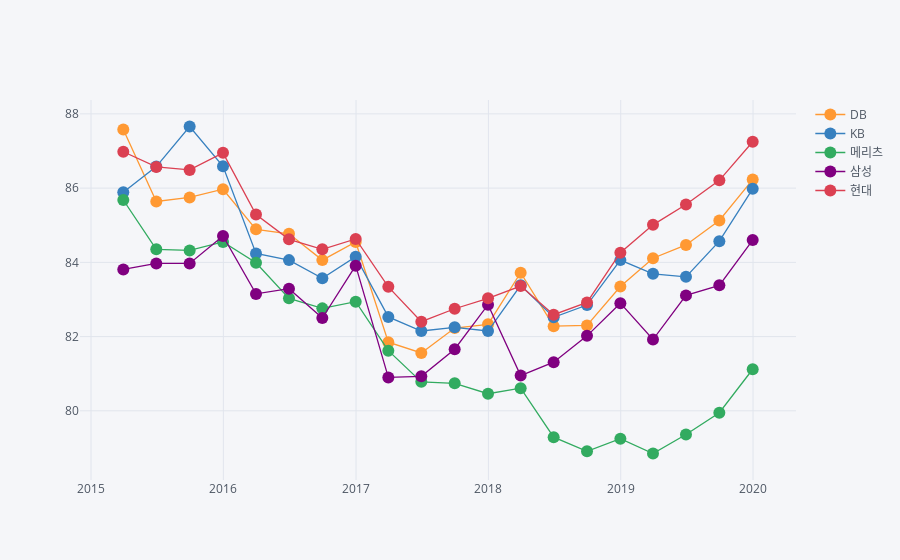

The notebook cell this image was saved under:
### Code cell
# 손해율
company_list = {'0010633': '삼성', '0010636': 'DB', '0010634': '현대', '0010635': 'KB', '0010626': '메리츠'}

service_code = 'statisticsInfoSearch'
params = {
    'listNo': 'SI136',
    'term': 'Q',
    'startBaseMm': '201501',
    'endBaseMm': '201912',
}

loss_ratio = []
for company in company_list.keys():
    params['financeCd'] = company
    loss_ratio.append(pd.DataFrame(get_data(service_code, params)['result']['list']))
loss_ratio = pd.concat(loss_ratio).query('account_cd == "D"').reset_index(drop=True)
loss_ratio['finance_nm'] = loss_ratio['finance_cd'].apply(lambda x: company_list.get(x))
columns = dict(map(lambda x: (x['column_id'], x['column_nm']), get_data(service_code, params)['result']['description']))
loss_ratio.columns = list(map(lambda x: columns.get(x, x), loss_ratio.columns))
loss_ratio['base_month'] = loss_ratio['base_month'].apply(lambda x: datetime(int(x[:4]), int(x[-2:]), 1) + relativedelta(months=1, days=-1))
loss_ratio['비율'] = loss_ratio['비율'].astype(float)
loss_ratio = loss_ratio.pivot_table(index='base_month', columns='finance_nm', values='비율', aggfunc=np.sum)
loss_ratio.iplot(kind='line', mode='lines+markers')

### Figure 1 — Plotly figure (JSON) as saved in the notebook; plotly's stock layout.template omitted (floating-point values rounded to 4 significant figures)
{"data": [{"line": {"color": "rgba(255, 153, 51, 1.0)", "dash": "solid", "shape": "linear", "width": 1.3}, "marker": {"size": 12, "symbol": "circle"}, "mode": "lines+markers", "name": "DB", "text": "", "type": "scatter", "x": ["2015-03-31", "2015-06-30", "2015-09-30", "2015-12-31", "2016-03-31", "2016-06-30", "2016-09-30", "2016-12-31", "2017-03-31", "2017-06-30", "2017-09-30", "2017-12-31", "2018-03-31", "2018-06-30", "2018-09-30", "2018-12-31", "2019-03-31", "2019-06-30", "2019-09-30", "2019-12-31"], "y": [87.58, 85.64, 85.75, 85.97, 84.89, 84.77, 84.06, 84.55, 81.85, 81.56, 82.23, 82.33, 83.72, 82.28, 82.3, 83.35, 84.11, 84.47, 85.13, 86.23]}, {"line": {"color": "rgba(55, 128, 191, 1.0)", "dash": "solid", "shape": "linear", "width": 1.3}, "marker": {"size": 12, "symbol": "circle"}, "mode": "lines+markers", "name": "KB", "text": "", "type": "scatter", "x": ["2015-03-31", "2015-06-30", "2015-09-30", "2015-12-31", "2016-03-31", "2016-06-30", "2016-09-30", "2016-12-31", "2017-03-31", "2017-06-30", "2017-09-30", "2017-12-31", "2018-03-31", "2018-06-30", "2018-09-30", "2018-12-31", "2019-03-31", "2019-06-30", "2019-09-30", "2019-12-31"], "y": [85.89, 86.58, 87.66, 86.59, 84.24, 84.06, 83.57, 84.15, 82.53, 82.15, 82.25, 82.15, 83.38, 82.52, 82.85, 84.06, 83.69, 83.61, 84.57, 85.98]}, {"line": {"color": "rgba(50, 171, 96, 1.0)", "dash": "solid", "shape": "linear", "width": 1.3}, "marker": {"size": 12, "symbol": "circle"}, "mode": "lines+markers", "name": "메리츠", "text": "", "type": "scatter", "x": ["2015-03-31", "2015-06-30", "2015-09-30", "2015-12-31", "2016-03-31", "2016-06-30", "2016-09-30", "2016-12-31", "2017-03-31", "2017-06-30", "2017-09-30", "2017-12-31", "2018-03-31", "2018-06-30", "2018-09-30", "2018-12-31", "2019-03-31", "2019-06-30", "2019-09-30", "2019-12-31"], "y": [85.68, 84.35, 84.32, 84.55, 83.99, 83.03, 82.76, 82.94, 81.62, 80.78, 80.74, 80.46, 80.61, 79.29, 78.91, 79.25, 78.85, 79.36, 79.95, 81.12]}, {"line": {"color": "rgba(128, 0, 128, 1.0)", "dash": "solid", "shape": "linear", "width": 1.3}, "marker": {"size": 12, "symbol": "circle"}, "mode": "lines+markers", "name": "삼성", "text": "", "type": "scatter", "x": ["2015-03-31", "2015-06-30", "2015-09-30", "2015-12-31", "2016-03-31", "2016-06-30", "2016-09-30", "2016-12-31", "2017-03-31", "2017-06-30", "2017-09-30", "2017-12-31", "2018-03-31", "2018-06-30", "2018-09-30", "2018-12-31", "2019-03-31", "2019-06-30", "2019-09-30", "2019-12-31"], "y": [83.81, 83.97, 83.97, 84.71, 83.15, 83.29, 82.5, 83.91, 80.9, 80.93, 81.66, 82.86, 80.95, 81.31, 82.02, 82.9, 81.92, 83.11, 83.38, 84.6]}, {"line": {"color": "rgba(219, 64, 82, 1.0)", "dash": "solid", "shape": "linear", "width": 1.3}, "marker": {"size": 12, "symbol": "circle"}, "mode": "lines+markers", "name": "현대", "text": "", "type": "scatter", "x": ["2015-03-31", "2015-06-30", "2015-09-30", "2015-12-31", "2016-03-31", "2016-06-30", "2016-09-30", "2016-12-31", "2017-03-31", "2017-06-30", "2017-09-30", "2017-12-31", "2018-03-31", "2018-06-30", "2018-09-30", "2018-12-31", "2019-03-31", "2019-06-30", "2019-09-30", "2019-12-31"], "y": [86.98, 86.57, 86.49, 86.95, 85.29, 84.62, 84.35, 84.63, 83.34, 82.4, 82.75, 83.03, 83.36, 82.59, 82.92, 84.26, 85.01, 85.56, 86.21, 87.25]}], "layout": {"legend": {"bgcolor": "#F5F6F9", "font": {"color": "#4D5663"}}, "paper_bgcolor": "#F5F6F9", "plot_bgcolor": "#F5F6F9", "title": {"font": {"color": "#4D5663"}}, "xaxis": {"gridcolor": "#E1E5ED", "showgrid": true, "tickfont": {"color": "#4D5663"}, "title": {"font": {"color": "#4D5663"}, "text": ""}, "zerolinecolor": "#E1E5ED"}, "yaxis": {"gridcolor": "#E1E5ED", "showgrid": true, "tickfont": {"color": "#4D5663"}, "title": {"font": {"color": "#4D5663"}, "text": ""}, "zerolinecolor": "#E1E5ED"}}}
